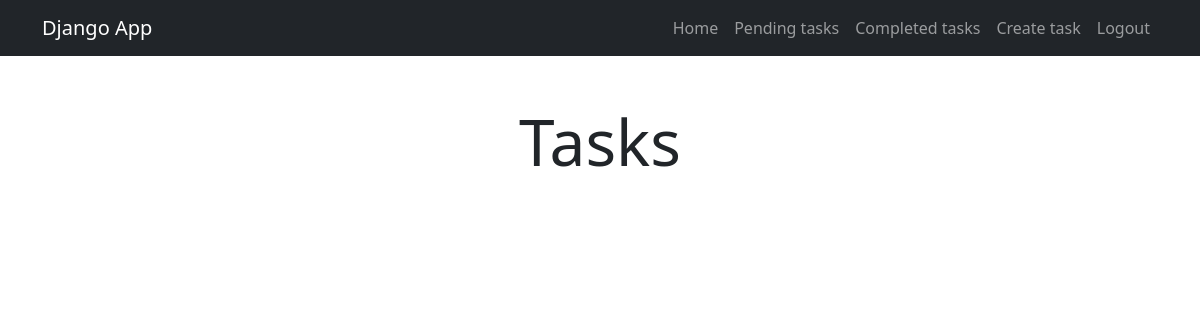
The app's page /tasks_completed/ (signed in), older data.
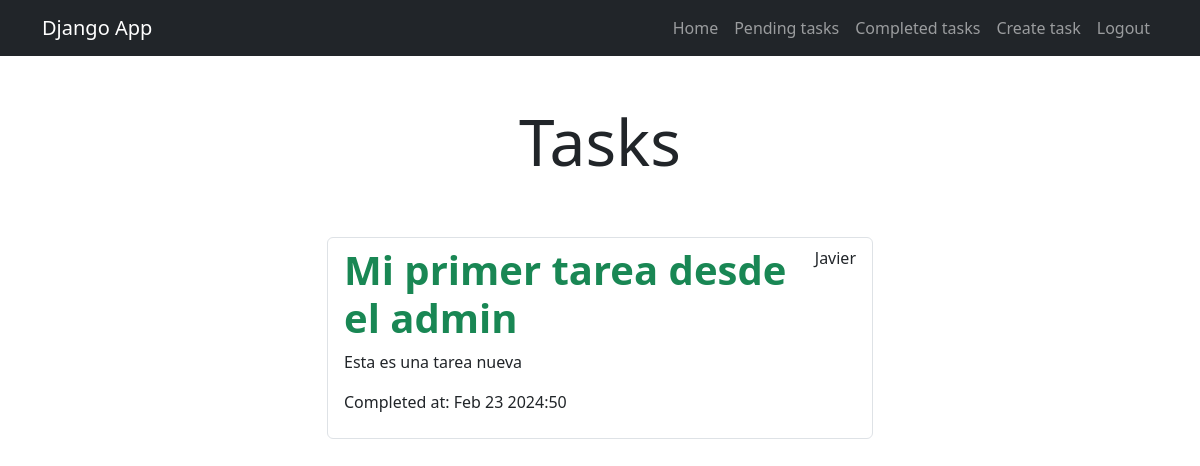
The same page, newer data.
### tasks/models.py (models this page shows, shortened)
class Task(models.Model):
    title = models.CharField(max_length=100)
    description = models.TextField(blank=True)
    created = models.DateTimeField(auto_now_add=True)
    date_completed = models.DateTimeField(null=True, blank=True)
    important = models.BooleanField(default=False)
    user = models.ForeignKey(User, on_delete=models.CASCADE)

### tasks/views.py (the view)
# urls.py: path('tasks_completed/', views.tasks_completed, name='tasks_completed'),
@login_required
def tasks_completed(request):
    tasks = Task.objects.filter(user=request.user, date_completed__isnull=False )
    return render(request, 'tasks.html',{
        'tasks': tasks
    })

### tasks/templates/tasks.html
{% extends 'base.html' %}
{% block content %}
<main class="container">
    <div class="row">
        <div class="col-md-6 offset-md-3">
            <h1 class="text-center display-3 py-5">Tasks</h1>
            <ul class="list-group">
                {% for task in tasks %}
                <a class="list-group-item" href="{% url 'task_detail' task.id %}">
                    <header class="d-flex justify-content-between">
                        {% if task.important %}
                            <h1 class="fw-bold text-success">{{ task.title }}</h1>
                        {% else %}
                            <h1 class="fw-bold">{{ task.title }}</h1>
                        {% endif %}
                        <p>{{ task.user }}</p>
                    </header>
                    <p>{{ task.description }}</p>
                    <p>Completed at: {{ task.date_completed|date:'M j Y:i' }}</p>
                </a>
                {% endfor %}
            </ul>
        </div>
    </div>
</main>
{% endblock %}

### tasks/templates/base.html (shortened to what this page needs)
<!DOCTYPE html>
<html lang="en">
<head>
    <link href="https://cdn.jsdelivr.net/npm/bootstrap@5.3.3/dist/css/bootstrap.min.css" rel="stylesheet">
</head>
<body>
    <nav class="navbar navbar-expand-lg bg-dark navbar-dark">
        <div class="container">
          <a class="navbar-brand" href="#">Django App</a>
          <div class="collapse navbar-collapse" id="navbarNav">
            <ul class="navbar-nav ms-auto">
                <li class="nav-item">
                    <a class="nav-link" href="/">Home</a>
                </li>
                {% if user.is_authenticated %}
                    <li class="nav-item">
                        <a class="nav-link" href="/tasks">Pending tasks</a>
                    </li>
                    <li class="nav-item">
                        <a class="nav-link" href="/tasks_completed">Completed tasks</a>
                    </li>
                    <li class="nav-item">
                        <a class="nav-link" href="/tasks/create">Create task</a>
                    </li>
                    <li class="nav-item">
                        <a class="nav-link" href="/logout">Logout</a>
                    </li>
                {% endif %}
            </ul>
          </div>
        </div>
      </nav>
    {% block content %}
    {% endblock %}
</body>
</html>

Row changes from the older to the newer data that the page shows:
added Task: title "Mi primer tarea desde el admin", user "Javier", description "Esta es una tarea nueva", date_completed "Feb 23 2024:50"
